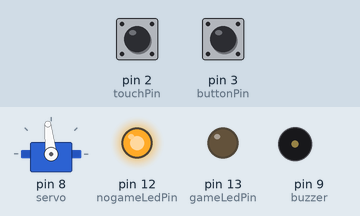
The sketch below on a simulated Arduino Uno, built with avr-gcc and run on an emulated ATmega328P. Shown: servo, output pins drawn as LEDs (lit = HIGH), buzzer (waves = sounding). The test bench sets the inputs (shaded band); at power-on: pin 3 (buttonPin) HIGH, pin 2 (touchPin) HIGH.

Above: at 1.2 s.
1.3 s: pin 3 (buttonPin) pulled LOW for 0.15 s
At 2.1 s:
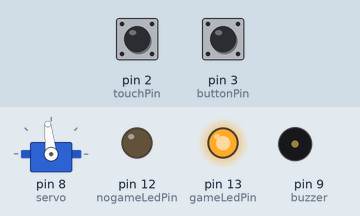
3.2 s: pin 2 (touchPin) pulled LOW for 0.15 s
At 4.6 s:
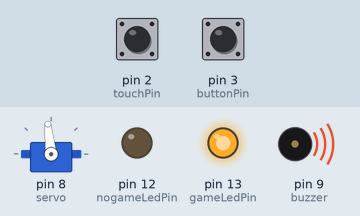
5.2 s: pin 2 (touchPin) pulled LOW for 3.2 s
10.2 s: pin 3 (buttonPin) pulled LOW for 1 s
At 21.2 s:
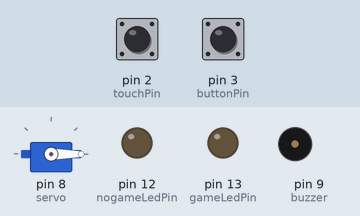
Timing chart, 0 to 26.1 s (numbered marks = the images above; inputs shaded):
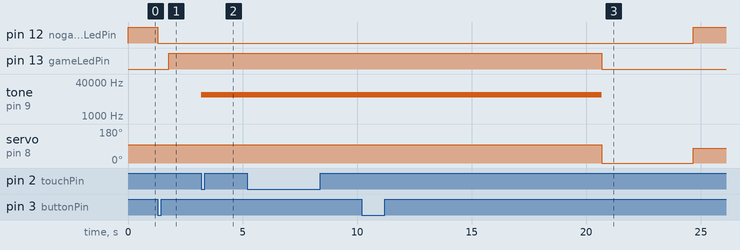

Measured:
- after the input at 1.3 s, pin 12 (nogameLedPin): HIGH → LOW at once; pin 13 (gameLedPin): LOW → HIGH after 0.47 s
- after the input at 3.2 s, tone on pin 9 (buzzer): silent → 10000 Hz at once
- after the input at 10.2 s, pin 12 (nogameLedPin): LOW → HIGH after 14.5 s instead of 6.0 s; pin 13 (gameLedPin): HIGH → LOW after 10.5 s instead of 2.0 s; tone on pin 9 (buzzer): 10000 Hz → silent after 10.5 s instead of 2.0 s

The sketch:

buzzwire.ino
```cpp
#include <Servo.h>

Servo servo;

const int buzzer = 9; //Isvestis buzzeriui
const int touchPin = 2; //Isvestis zaidimo kontaktui
const int gameLedPin = 13; //Isvestis zaliam ledui
const int nogameLedPin = 12; //Isvestis raudonam ledui
const int buttonPin = 3; //Isvestis mygtukui, kuris pradeda zaidima
bool isGameActive = false; //Pradedesime zaidima, kai paspausim mygtuka
const unsigned long gameDuration = 10000; // 7 sekundes zaidimui
unsigned long gameStartTime = 0; //Kintamasis skaiciuoti zaidimu laika
volatile bool wireContact = false; //Kintamasis stebeti zaidimo statusa
int angle = 96; //Zaidimo statuso pradine reiksme "I"

void setup() {
  servo.attach(8);
  servo.write(angle);
  pinMode(buzzer, OUTPUT);
  pinMode(gameLedPin, OUTPUT);
  pinMode(nogameLedPin, OUTPUT);
  pinMode(buttonPin, INPUT_PULLUP);
  pinMode(touchPin, INPUT_PULLUP);
  attachInterrupt(digitalPinToInterrupt(buttonPin), startGame, FALLING);
  attachInterrupt(digitalPinToInterrupt(touchPin), touchWire, CHANGE);
}

void loop() {
    if (isGameActive && wireContact){
      tone(buzzer, 10000);
      delay(500);
      noTone(buzzer);
    }
    if (isGameActive && millis() >=  gameStartTime + gameDuration) { //Patikrina ar mygtukas buvo paspaustas ir veikia tol kol millis() yra maziau uz zaidimo trukme
      digitalWrite(gameLedPin, LOW); //Pasibaigus laikui isjungiam zalia LED
      isGameActive = false; //Pasibaigus laikui pakeiciam zaidimo busena i false
      noTone(buzzer);

      if(wireContact == true)
      {
        angle = 0;
      }
      else
      {
        angle = 190;
      }
      servo.write(angle);
      delay(4000);
      wireContact = false;
      angle = 79;
      servo.write(angle);
    }

  // Raudonas LED sviecia, jeigu zaidimas nevyksta
  digitalWrite(nogameLedPin, !isGameActive);

}

void touchWire() {
  if(isGameActive)
  wireContact = true;
  }


void startGame() {
  digitalWrite(nogameLedPin, LOW);
  delay(100000);
  gameStartTime = millis(); //pradejus zaidima, nustatome gameStartTime i laika nuo programos paleidimo
  digitalWrite(gameLedPin, HIGH); //Ijungiam zalia LED
  isGameActive = true; //Pakeiciam zaidimo busena i true
}
```
